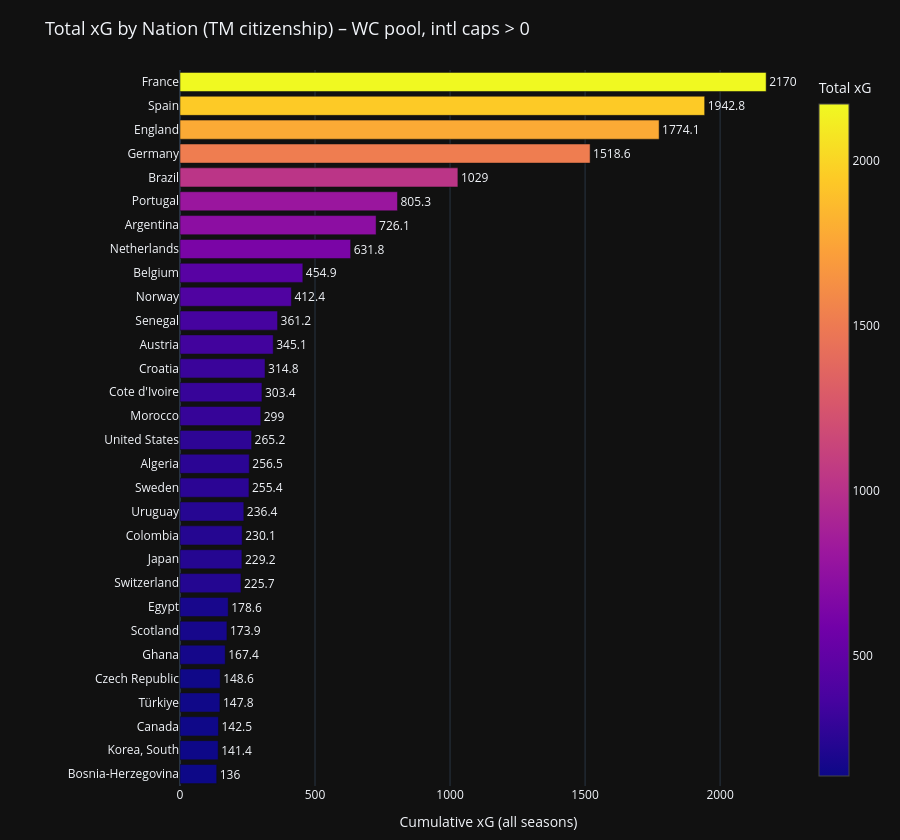

Notebook source saved alongside this figure:
### Markdown cell above
## Chart 1 – Total xG per Nation (Top 30)
Bar chart of cumulative xG by nation (Transfermarkt citizenship), Big-5 seasons summed.

### Code cell
_k = min(30, len(nation_df))
top30_nations = nation_df.head(_k).sort_values("nation_total_xg")

fig1 = go.Figure(
    go.Bar(
        x=top30_nations["nation_total_xg"],
        y=top30_nations["nation"],
        orientation="h",
        marker=dict(
            color=top30_nations["nation_total_xg"],
            colorscale="Plasma",
            showscale=True,
            colorbar=dict(title="Total xG"),
        ),
        text=top30_nations["nation_total_xg"].round(1),
        textposition="outside",
        customdata=top30_nations[["num_players", "top_player_xg"]].values,
        hovertemplate=(
            "<b>%{y}</b><br>"
            "Total xG: %{x:.1f}<br>"
            "Players in dataset: %{customdata[0]}<br>"
            "Best single player xG: %{customdata[1]:.1f}<extra></extra>"
        ),
    )
)

fig1.update_layout(
    title=dict(
        text="Total xG by Nation (TM citizenship) – WC pool, intl caps > 0",
        font_size=18,
    ),
    xaxis_title="Cumulative xG (all seasons)",
    yaxis_title="",
    height=max(400, 24 * _k + 120),
    template="plotly_dark",
    margin=dict(l=180, r=60, t=70, b=50),
)

fig1.show()

### Figure 1 — Plotly figure (JSON) as saved in the notebook; plotly's stock layout.template omitted (floating-point values rounded to 4 significant figures)
{"data": [{"customdata": [[20.0, 49.12], [14.0, 47.48], [17.0, 90.17], [33.0, 30.7], [26.0, 56.31], [37.0, 32.46], [30.0, 29.97], [10.0, 104.4], [73.0, 38.34], [40.0, 27.44], [45.0, 45.45], [35.0, 40.47], [64.0, 67.35], [39.0, 49.12], [64.0, 52.34], [55.0, 30.25], [56.0, 25.94], [51.0, 66.15], [57.0, 37.59], [61.0, 47.46], [52.0, 128.2], [76.0, 57.57], [110.0, 43.72], [114.0, 93.85], [213.0, 49.09], [240.0, 64.21], [217.0, 49.46], [185.0, 126.2], [318.0, 53.05], [288.0, 125.9]], "hovertemplate": "<b>%{y}</b><br>Total xG: %{x:.1f}<br>Players in dataset: %{customdata[0]}<br>Best single player xG: %{customdata[1]:.1f}<extra></extra>", "marker": {"color": [136.0, 141.4, 142.5, 147.8, 148.6, 167.4, 173.9, 178.6, 225.7, 229.2, 230.1, 236.4, 255.4, 256.5, 265.2, 299.0, 303.4, 314.8, 345.1, 361.2, 412.4, 454.9, 631.8, 726.1, 805.3, 1029.0, 1519.0, 1774.0, 1943.0, 2170.0], "colorbar": {"title": {"text": "Total xG"}}, "colorscale": [[0, "#0d0887"], [0.1111, "#46039f"], [0.2222, "#7201a8"], [0.3333, "#9c179e"], [0.4444, "#bd3786"], [0.5556, "#d8576b"], [0.6667, "#ed7953"], [0.7778, "#fb9f3a"], [0.8889, "#fdca26"], [1, "#f0f921"]], "showscale": true}, "orientation": "h", "text": [136.0, 141.4, 142.5, 147.8, 148.6, 167.4, 173.9, 178.6, 225.7, 229.2, 230.1, 236.4, 255.4, 256.5, 265.2, 299.0, 303.4, 314.8, 345.1, 361.2, 412.4, 454.9, 631.8, 726.1, 805.3, 1029.0, 1519.0, 1774.0, 1943.0, 2170.0], "textposition": "outside", "type": "bar", "x": [136.0, 141.4, 142.5, 147.8, 148.6, 167.4, 173.9, 178.6, 225.7, 229.2, 230.1, 236.4, 255.4, 256.5, 265.2, 299.0, 303.4, 314.8, 345.1, 361.2, 412.4, 454.9, 631.8, 726.1, 805.3, 1029.0, 1519.0, 1774.0, 1943.0, 2170.0], "y": ["Bosnia-Herzegovina", "Korea, South", "Canada", "Türkiye", "Czech Republic", "Ghana", "Scotland", "Egypt", "Switzerland", "Japan", "Colombia", "Uruguay", "Sweden", "Algeria", "United States", "Morocco", "Cote d'Ivoire", "Croatia", "Austria", "Senegal", "Norway", "Belgium", "Netherlands", "Argentina", "Portugal", "Brazil", "Germany", "England", "Spain", "France"]}], "layout": {"height": 840, "margin": {"b": 50, "l": 180, "r": 60, "t": 70}, "title": {"font": {"size": 18}, "text": "Total xG by Nation (TM citizenship) – WC pool, intl caps > 0"}, "xaxis": {"title": {"text": "Cumulative xG (all seasons)"}}, "yaxis": {"title": {"text": ""}}}}
